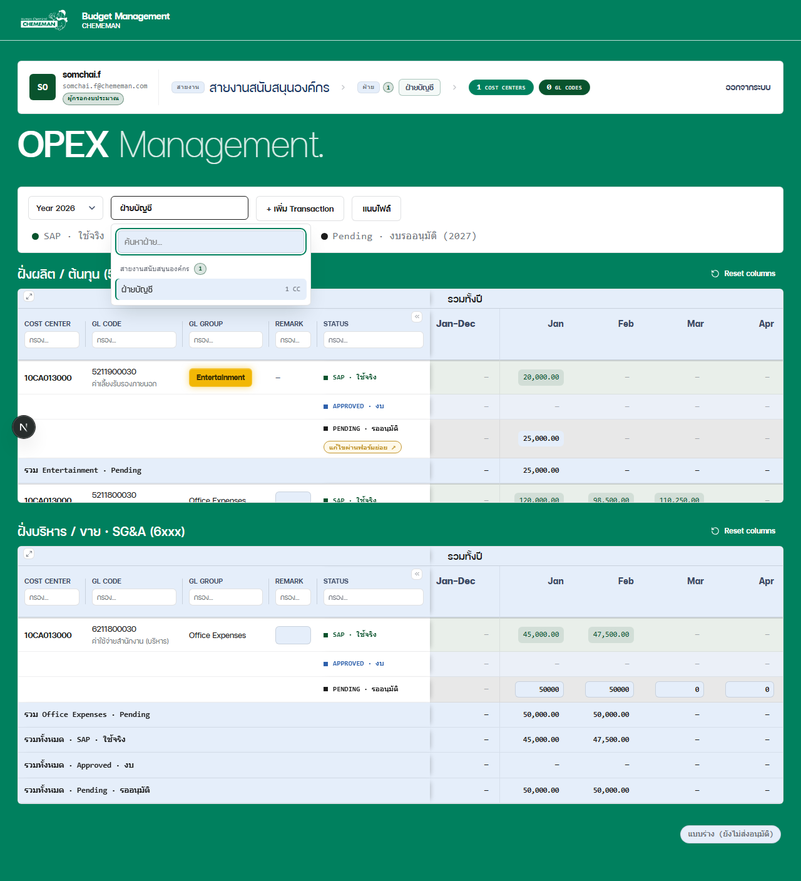
#> input picture design/mockups/theme-ci-green-02-department-picker-open.png, 801 x 881 px, shrunk from 1280 x 1407 before the run
$ python -i crop_web_result_images.py   (imports and definitions only)
#> lines starting #> are read from the running program, lines starting #| are printed output that depends on the picture
#> further down, picture is the input picture: PIL image 801x881 RGB; mean R, G, B 154.6, 201.3, 192.7
"""Crop the real web-result screenshots the AI captured during the UAT run, one per case,
named by Test Case ID, into requirement_spec/5_uat/expected_result_image/.

The 54-case workbook is text-heavy; a picture of what the screen actually showed makes each
case easy to follow. Source = the primary evidence screenshot listed in each case's `evidence`
field (.scratch/uat-prep/runner/shots/*.png). Each image is auto-cropped to its content (the
outer uniform margin is trimmed) so the app view fills the frame.

    python -X utf8 requirement_spec/5_uat/_build/crop_web_result_images.py            # all cases
    python -X utf8 requirement_spec/5_uat/_build/crop_web_result_images.py UAT-01     # one (preview)

Never Read the PNGs — the user reviews them.
"""
from __future__ import annotations

import json
import sys
from pathlib import Path

from PIL import Image, ImageChops

ROOT = Path(__file__).resolve().parents[3]
RESULTS = ROOT / ".scratch/uat-prep/runner/results.json"
SHOTS = ROOT / ".scratch/uat-prep/runner/shots"
OUT_DIR = ROOT / "requirement_spec/5_uat/expected_result_image"
# [1 line not run here, left out]
PAD = 10        # px of margin kept around the cropped content


def primary_shot(evidence: str) -> Path | None:
    """First shots/ file named in the comma-separated evidence string."""
    for part in (evidence or "").split(","):
        part = part.strip()
        if part.startswith("shots/"):
            p = SHOTS / Path(part).name
            if p.exists():
                return p
    return None


def autocrop(im: Image.Image) -> Image.Image:
    """Trim the uniform outer border (the app background), keep a small pad."""
    rgb = im.convert("RGB")
    # background colour sampled from the top-left corner
    bg = Image.new("RGB", rgb.size, rgb.getpixel((0, 0)))
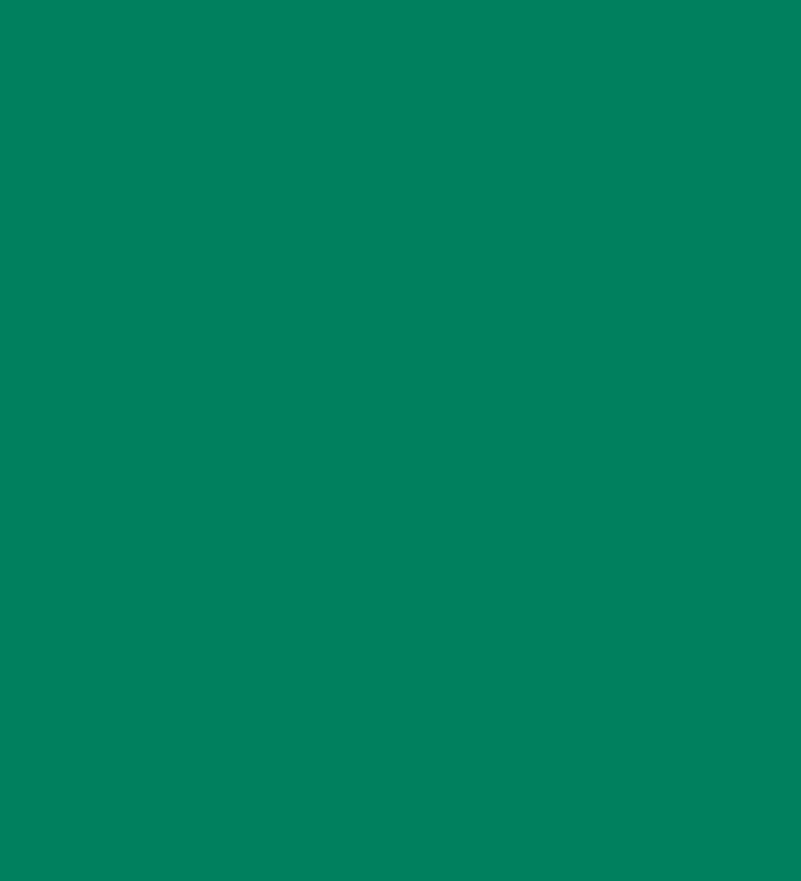
#> bg: PIL image 801x881 RGB; mean R, G, B 0, 128, 94
    diff = ImageChops.difference(rgb, bg)
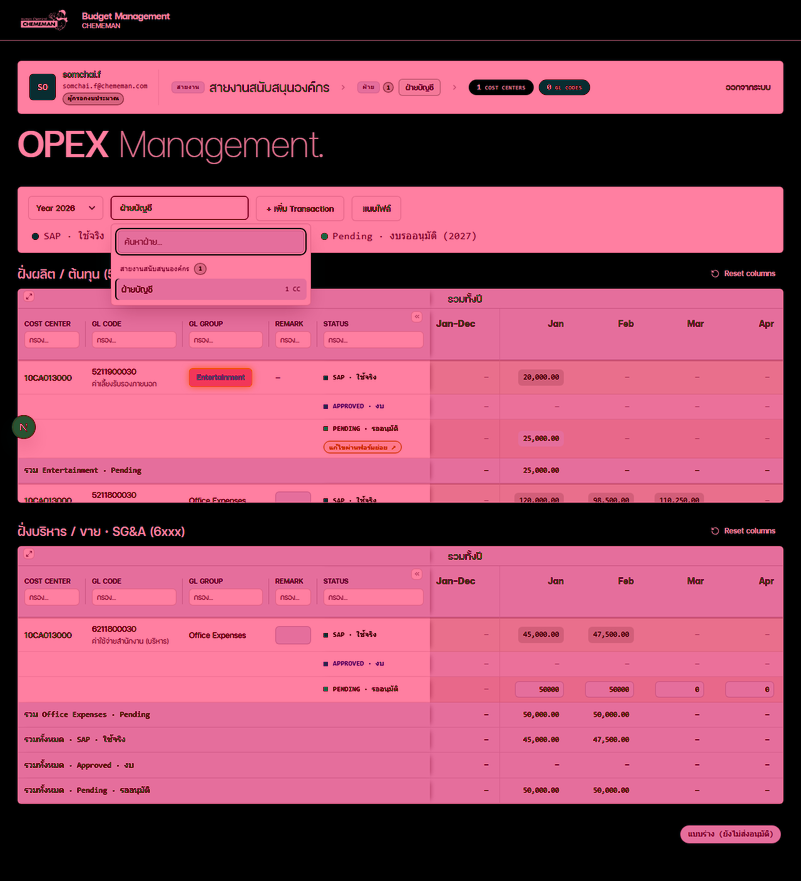
#> diff: PIL image 801x881 RGB; mean R, G, B 154.6, 74.2, 99.5
    bbox = diff.getbbox()
#> bbox = (0, 7, 801, 846)
    if not bbox:
        return im
    left, top, right, bottom = bbox
#> left = 0; top = 7; right = 801; bottom = 846
    left = max(0, left - PAD)
    top = max(0, top - PAD)
#> top = 0
    right = min(rgb.width, right + PAD)
    bottom = min(rgb.height, bottom + PAD)
#> bottom = 856
    return im.crop((left, top, right, bottom))
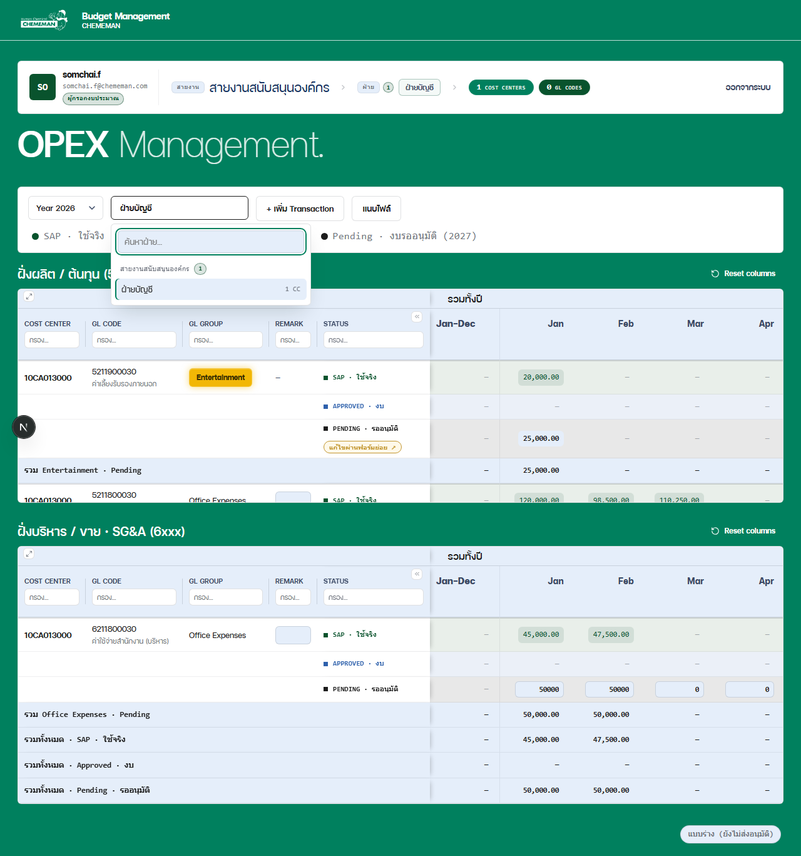
#> returned value: PIL image 801x856 RGB; mean R, G, B 159.1, 203.4, 195.6


def main() -> int:
    d = json.load(RESULTS.open(encoding="utf-8"))
    by_id = {c["id"]: c for c in d["cases"]}
    ids = [a.upper() for a in sys.argv[1:] if a.upper().startswith("UAT-")]
    targets = ids or sorted(by_id, key=lambda x: int(x.split("-")[1]))
    done, missing = 0, []
    for cid in targets:
        c = by_id.get(cid)
        shot = primary_shot(c.get("evidence", "")) if c else None
        if not shot:
            missing.append(cid)
            continue
        out = OUT_DIR / f"{cid}.png"
        autocrop(Image.open(shot)).save(out)
        print(f"{cid:8s} <- {shot.name:44s} -> {out.name}")
        done += 1
    print(f"\ncropped {done} case(s); no screenshot for: {missing or 'none'}")
    return 0


# [2 lines not run here, left out]

>>> from PIL import Image
>>> picture = Image.open('../../../design/mockups/theme-ci-green-02-department-picker-open.png')
>>> result = autocrop(picture)

$ run again, on design/mockups/0002_3_light.png
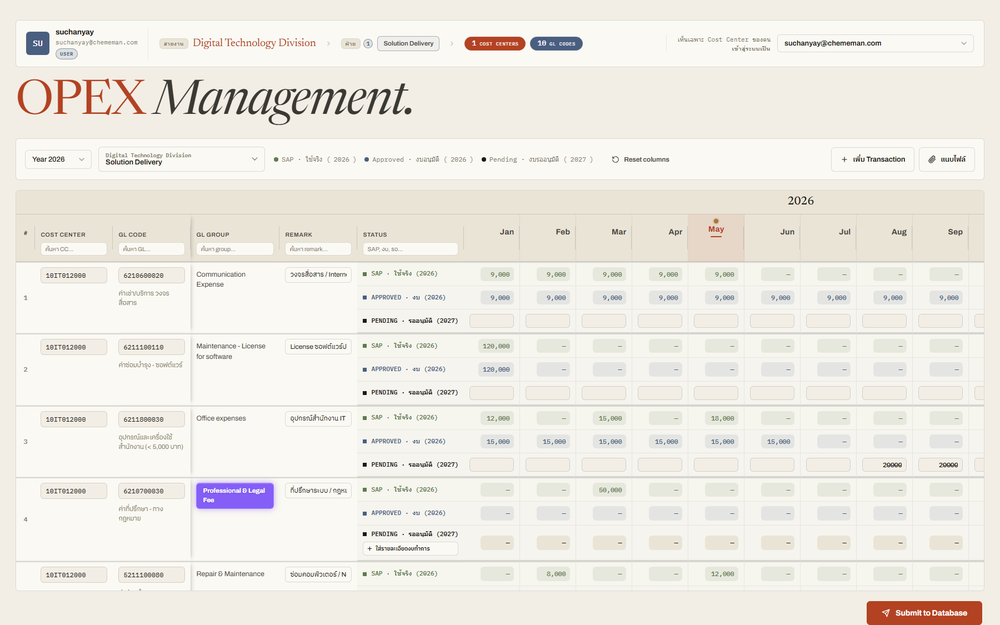
#> input picture design/mockups/0002_3_light.png, 1000 x 625 px, shrunk from 1800 x 1125 before the run
#> picture is the input picture: PIL image 1000x625 RGB; mean R, G, B 239, 235.5, 228.2
#> in autocrop, `diff = ImageChops.difference(rgb, bg)`:
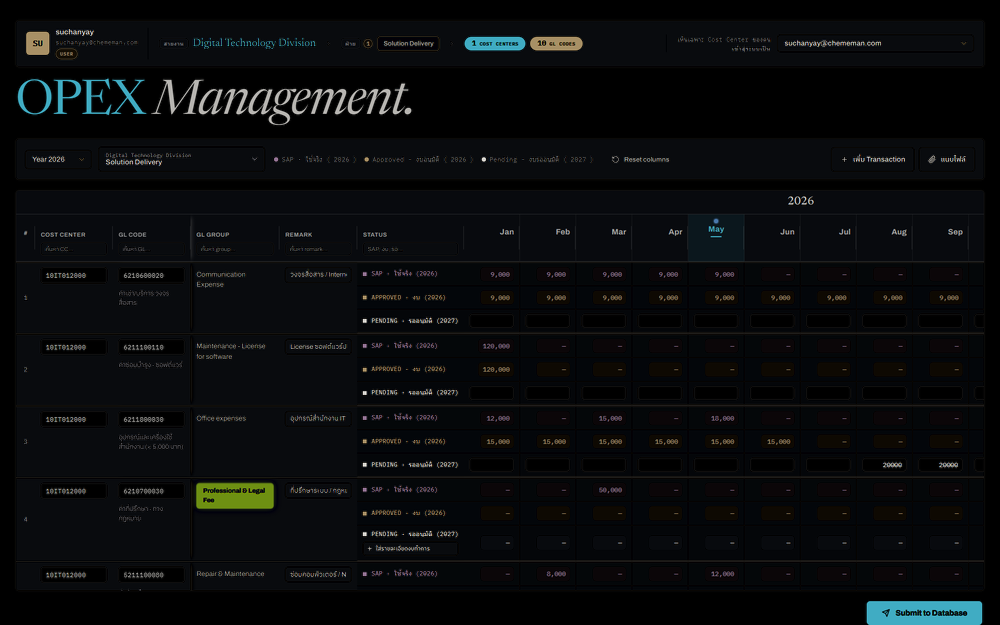
#> diff: PIL image 1000x625 RGB; mean R, G, B 9.4, 11, 12.3
#> bbox = (14, 18, 986, 625)
#> in autocrop, `left, top, right, bottom = bbox`: left = 14; top = 18; right = 986; bottom = 625
#> in autocrop, `left = max(0, left - PAD)`: left = 4
#> in autocrop, `top = max(0, top - PAD)`: top = 8
#> in autocrop, `right = min(rgb.width, right + PAD)`: right = 996
#> in autocrop, `return im.crop((left, top, right, bottom))`:
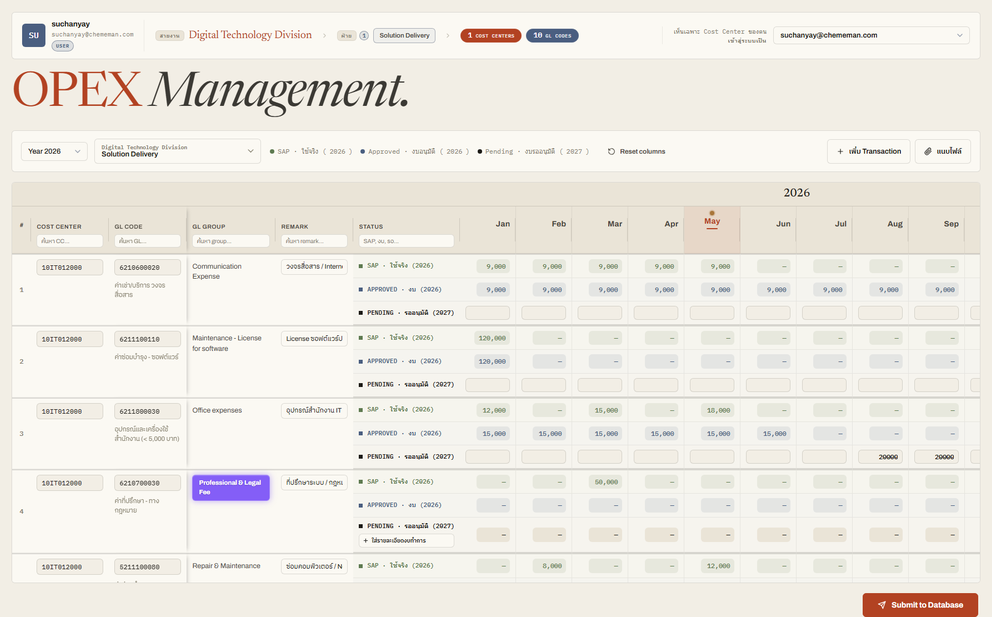
#> returned value: PIL image 992x617 RGB; mean R, G, B 238.9, 235.4, 228.2

$ run again, on design/mockups/theme-ci-green-01-filler-main-grid.png
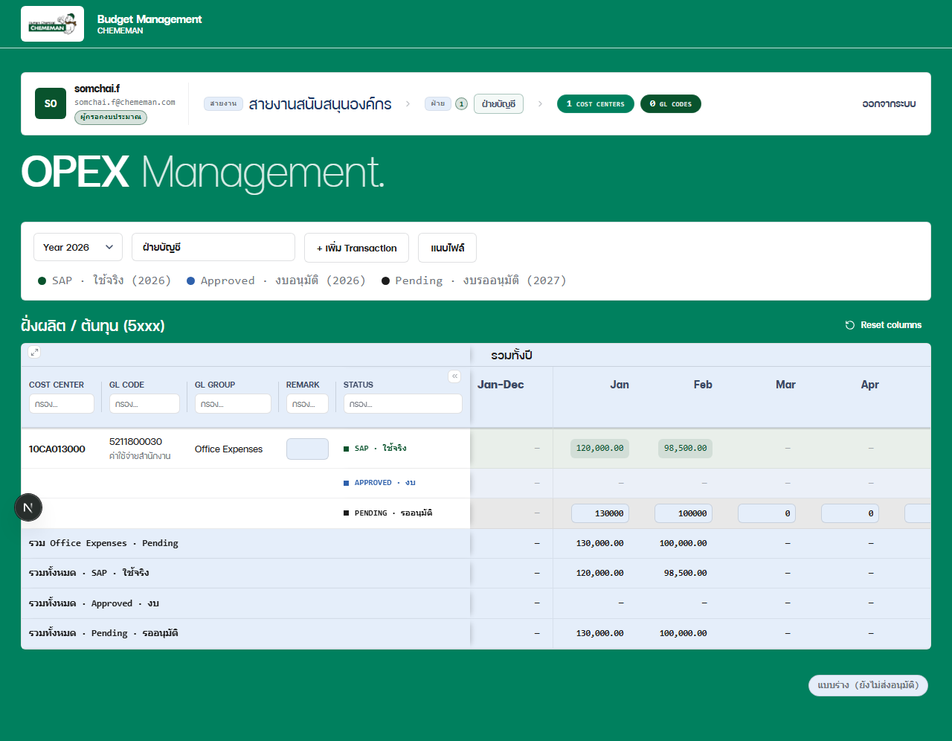
#> input picture design/mockups/theme-ci-green-01-filler-main-grid.png, 952 x 741 px, shrunk from 1280 x 996 before the run
#> picture is the input picture: PIL image 952x741 RGB; mean R, G, B 138.8, 193.9, 183.1
#> in autocrop, `diff = ImageChops.difference(rgb, bg)`:
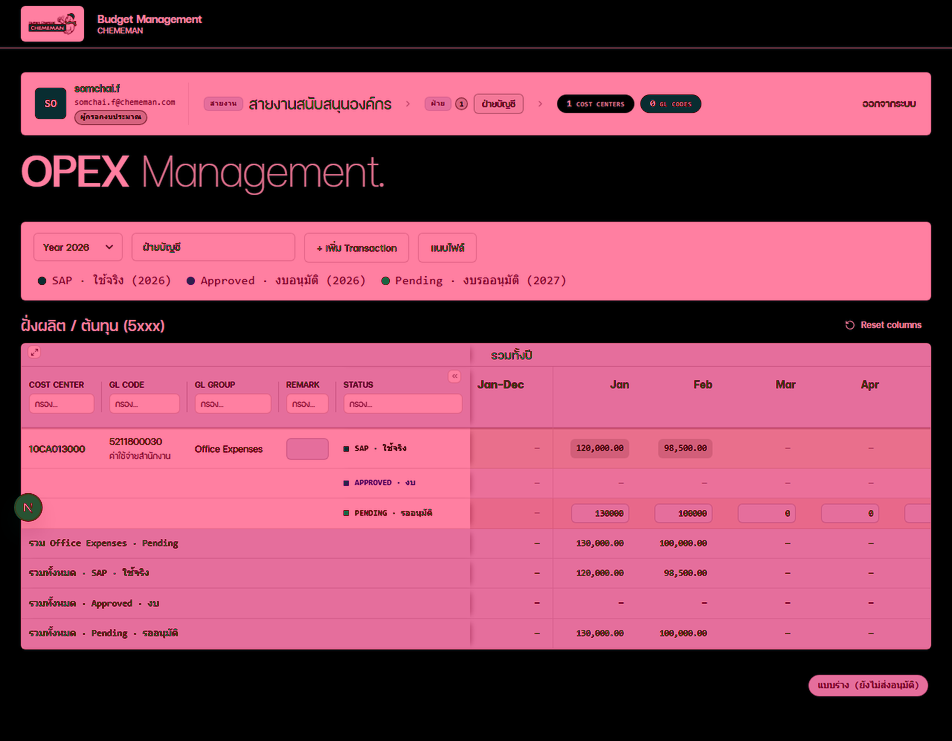
#> diff: PIL image 952x741 RGB; mean R, G, B 138.8, 67.2, 90
#> bbox = (0, 3, 952, 699)
#> in autocrop, `left, top, right, bottom = bbox`: left = 0; top = 3; right = 952; bottom = 699
#> in autocrop, `top = max(0, top - PAD)`: top = 0
#> in autocrop, `bottom = min(rgb.height, bottom + PAD)`: bottom = 709
#> in autocrop, `return im.crop((left, top, right, bottom))`:
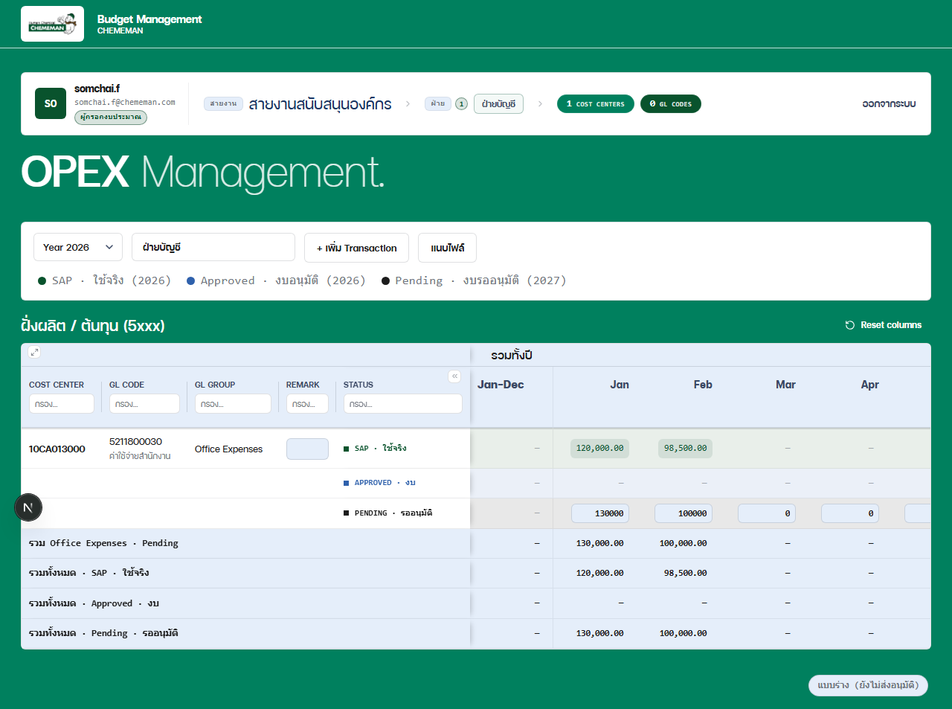
#> returned value: PIL image 952x709 RGB; mean R, G, B 145, 196.9, 187.1
